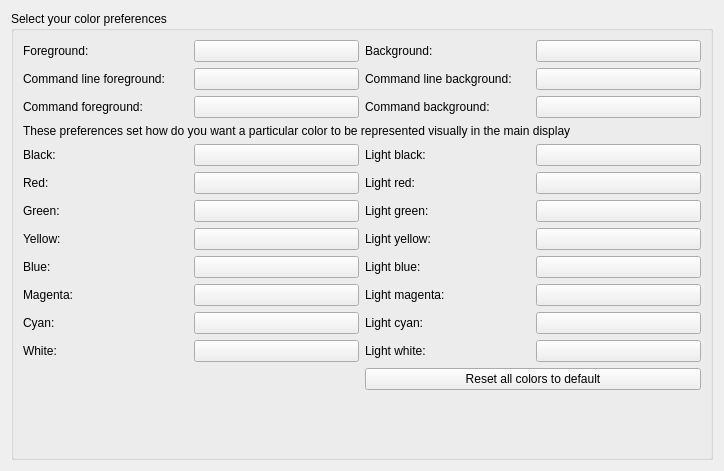
     <widget class="QWidget" name="tab_Color_view">
      <attribute name="title">
       <string>Color view</string>
      </attribute>
      <layout class="QGridLayout" name="gridLayout_2">
       <item row="0" column="0">
        <widget class="QGroupBox" name="groupBox_Color_view">
         <property name="title">
          <string>Select your color preferences</string>
         </property>
         <layout class="QGridLayout" name="gridLayout_Color_view">
          <item row="1" column="2">
           <widget class="QLabel" name="label_pushButton_command_line_background_color">
            <property name="text">
             <string>Command line background:</string>
            </property>
            <property name="buddy">
             <cstring>pushButton_command_line_background_color</cstring>
            </property>
           </widget>
          </item>
          <item row="0" column="0">
           <widget class="QLabel" name="label_pushButton_foreground_color">
            <property name="text">
             <string>Foreground:</string>
            </property>
            <property name="buddy">
             <cstring>pushButton_foreground_color</cstring>
            </property>
           </widget>
          </item>
          <item row="0" column="1">
           <widget class="QPushButton" name="pushButton_foreground_color">
            <property name="autoFillBackground">
             <bool>true</bool>
            </property>
            <property name="styleSheet">
             <string notr="true"/>
            </property>
            <property name="text">
             <string/>
            </property>
           </widget>
          </item>
          <item row="0" column="2">
           <widget class="QLabel" name="label_pushButton_background_color">
            <property name="text">
             <string>Background:</string>
            </property>
            <property name="buddy">
             <cstring>pushButton_background_color</cstring>
            </property>
           </widget>
          </item>
          <item row="0" column="3">
           <widget class="QPushButton" name="pushButton_background_color">
            <property name="autoFillBackground">
             <bool>true</bool>
            </property>
            <property name="text">
             <string/>
            </property>
           </widget>
          </item>
          <item row="1" column="0">
           <widget class="QLabel" name="label_pushButton_command_line_foreground_color">
            <property name="text">
             <string>Command line foreground:</string>
            </property>
            <property name="buddy">
             <cstring>pushButton_command_line_foreground_color</cstring>
            </property>
           </widget>
          </item>
          <item row="1" column="1">
           <widget class="QPushButton" name="pushButton_command_line_foreground_color">
            <property name="text">
             <string/>
            </property>
           </widget>
          </item>
          <item row="1" column="3">
           <widget class="QPushButton" name="pushButton_command_line_background_color">
            <property name="text">
             <string/>
            </property>
           </widget>
          </item>
          <item row="2" column="0">
           <widget class="QLabel" name="label_pushButton_command_foreground_color">
            <property name="text">
             <string>Command foreground:</string>
            </property>
            <property name="buddy">
             <cstring>pushButton_command_foreground_color</cstring>
            </property>
           </widget>
          </item>
          <item row="2" column="1">
           <widget class="QPushButton" name="pushButton_command_foreground_color">
            <property name="autoFillBackground">
             <bool>true</bool>
            </property>
            <property name="text">
             <string/>
            </property>
           </widget>
          </item>
          <item row="2" column="2">
           <widget class="QLabel" name="label_pushButton_command_background_color">
            <property name="text">
             <string>Command background:</string>
            </property>
            <property name="buddy">
             <cstring>pushButton_command_background_color</cstring>
            </property>
           </widget>
          </item>
          <item row="2" column="3">
           <widget class="QPushButton" name="pushButton_command_background_color">
            <property name="autoFillBackground">
             <bool>true</bool>
            </property>
            <property name="text">
             <string/>
            </property>
           </widget>
          </item>
          <item row="4" column="0" colspan="2">
           <layout class="QGridLayout" name="gridLayout_Color_view_colors">
            <item row="0" column="0">
             <widget class="QLabel" name="label_pushButton_black">
              <property name="text">
               <string>Black:</string>
              </property>
              <property name="buddy">
               <cstring>pushButton_black</cstring>
              </property>
             </widget>
            </item>
            <item row="1" column="0">
             <widget class="QLabel" name="label_pushButton_red">
              <property name="text">
               <string>Red:</string>
              </property>
              <property name="buddy">
               <cstring>pushButton_red</cstring>
              </property>
             </widget>
            </item>
            <item row="2" column="0">
             <widget class="QLabel" name="label_pushButton_green">
              <property name="text">
               <string>Green:</string>
              </property>
              <property name="buddy">
               <cstring>pushButton_green</cstring>
              </property>
             </widget>
            </item>
            <item row="4" column="0">
             <widget class="QLabel" name="label_pushButton_blue">
              <property name="text">
               <string>Blue:</string>
              </property>
              <property name="buddy">
               <cstring>pushButton_blue</cstring>
              </property>
             </widget>
            </item>
            <item row="5" column="0">
             <widget class="QLabel" name="label_pushButton_magenta">
              <property name="text">
               <string>Magenta:</string>
              </property>
              <property name="buddy">
               <cstring>pushButton_magenta</cstring>
              </property>
             </widget>
            </item>
            <item row="6" column="0">
             <widget class="QLabel" name="label_pushButton_cyan">
              <property name="text">
               <string>Cyan:</string>
              </property>
              <property name="buddy">
               <cstring>pushButton_cyan</cstring>
              </property>
             </widget>
            </item>
            <item row="7" column="0">
             <widget class="QLabel" name="label_pushButton_white">
              <property name="text">
               <string>White:</string>
              </property>
              <property name="buddy">
               <cstring>pushButton_white</cstring>
              </property>
             </widget>
            </item>
            <item row="0" column="1">
             <widget class="QPushButton" name="pushButton_black">
              <property name="autoFillBackground">
               <bool>true</bool>
              </property>
              <property name="text">
               <string/>
              </property>
             </widget>
            </item>
            <item row="1" column="1">
             <widget class="QPushButton" name="pushButton_red">
              <property name="autoFillBackground">
               <bool>true</bool>
              </property>
              <property name="text">
               <string/>
              </property>
             </widget>
            </item>
            <item row="2" column="1">
             <widget class="QPushButton" name="pushButton_green">
              <property name="autoFillBackground">
               <bool>true</bool>
              </property>
              <property name="text">
               <string/>
              </property>
             </widget>
            </item>
            <item row="3" column="1">
             <widget class="QPushButton" name="pushButton_yellow">
              <property name="autoFillBackground">
               <bool>true</bool>
              </property>
              <property name="text">
               <string/>
              </property>
             </widget>
            </item>
            <item row="4" column="1">
             <widget class="QPushButton" name="pushButton_blue">
              <property name="autoFillBackground">
               <bool>true</bool>
              </property>
              <property name="text">
               <string/>
              </property>
             </widget>
            </item>
            <item row="5" column="1">
             <widget class="QPushButton" name="pushButton_magenta">
              <property name="autoFillBackground">
               <bool>true</bool>
              </property>
              <property name="text">
               <string/>
              </property>
             </widget>
            </item>
            <item row="6" column="1">
             <widget class="QPushButton" name="pushButton_cyan">
              <property name="autoFillBackground">
               <bool>true</bool>
              </property>
              <property name="text">
               <string/>
              </property>
             </widget>
            </item>
            <item row="7" column="1">
             <widget class="QPushButton" name="pushButton_white">
              <property name="autoFillBackground">
               <bool>true</bool>
              </property>
              <property name="text">
               <string/>
              </property>
             </widget>
            </item>
            <item row="3" column="0">
             <widget class="QLabel" name="label_pushButton_yellow">
              <property name="text">
               <string>Yellow:</string>
              </property>
              <property name="buddy">
               <cstring>pushButton_yellow</cstring>
              </property>
             </widget>
            </item>
           </layout>
          </item>
          <item row="4" column="2" colspan="2">
           <layout class="QGridLayout" name="gridLayout_Color_view_Lcolors">
            <item row="0" column="0">
             <widget class="QLabel" name="label_pushButton_Lblack">
              <property name="text">
               <string>Light black:</string>
              </property>
              <property name="buddy">
               <cstring>pushButton_Lblack</cstring>
              </property>
             </widget>
            </item>
            <item row="1" column="0">
             <widget class="QLabel" name="label_pushButton_Lred">
              <property name="text">
               <string>Light red:</string>
              </property>
              <property name="buddy">
               <cstring>pushButton_Lred</cstring>
              </property>
             </widget>
            </item>
            <item row="2" column="0">
             <widget class="QLabel" name="label_pushButton_Lgreen">
              <property name="text">
               <string>Light green:</string>
              </property>
              <property name="buddy">
               <cstring>pushButton_Lgreen</cstring>
              </property>
             </widget>
            </item>
            <item row="3" column="0">
             <widget class="QLabel" name="label_pushButton_Lyellow">
              <property name="text">
               <string>Light yellow:</string>
              </property>
              <property name="buddy">
               <cstring>pushButton_Lyellow</cstring>
              </property>
             </widget>
            </item>
            <item row="4" column="0">
             <widget class="QLabel" name="label_pushButton_Lblue">
              <property name="text">
               <string>Light blue:</string>
              </property>
              <property name="buddy">
               <cstring>pushButton_Lblue</cstring>
              </property>
             </widget>
            </item>
            <item row="5" column="0">
             <widget class="QLabel" name="label_pushButton_Lmagenta">
              <property name="text">
               <string>Light magenta:</string>
              </property>
              <property name="buddy">
               <cstring>pushButton_Lmagenta</cstring>
              </property>
             </widget>
            </item>
            <item row="6" column="0">
             <widget class="QLabel" name="label_pushButton_Lcyan">
              <property name="text">
               <string>Light cyan:</string>
              </property>
              <property name="buddy">
               <cstring>pushButton_Lcyan</cstring>
              </property>
             </widget>
            </item>
            <item row="7" column="0">
             <widget class="QLabel" name="label_pushButton_Lwhite">
              <property name="text">
               <string>Light white:</string>
              </property>
              <property name="buddy">
               <cstring>pushButton_Lwhite</cstring>
              </property>
             </widget>
            </item>
            <item row="0" column="1">
             <widget class="QPushButton" name="pushButton_Lblack">
              <property name="autoFillBackground">
               <bool>true</bool>
              </property>
              <property name="text">
               <string/>
              </property>
             </widget>
            </item>
            <item row="1" column="1">
             <widget class="QPushButton" name="pushButton_Lred">
              <property name="autoFillBackground">
               <bool>true</bool>
              </property>
              <property name="text">
               <string/>
              </property>
             </widget>
            </item>
            <item row="2" column="1">
             <widget class="QPushButton" name="pushButton_Lgreen">
              <property name="autoFillBackground">
               <bool>true</bool>
              </property>
              <property name="text">
               <string/>
              </property>
             </widget>
            </item>
            <item row="3" column="1">
             <widget class="QPushButton" name="pushButton_Lyellow">
              <property name="autoFillBackground">
               <bool>true</bool>
              </property>
              <property name="text">
               <string/>
              </property>
             </widget>
            </item>
            <item row="4" column="1">
             <widget class="QPushButton" name="pushButton_Lblue">
              <property name="autoFillBackground">
               <bool>true</bool>
              </property>
              <property name="text">
               <string/>
              </property>
             </widget>
            </item>
            <item row="5" column="1">
             <widget class="QPushButton" name="pushButton_Lmagenta">
              <property name="autoFillBackground">
               <bool>true</bool>
              </property>
              <property name="text">
               <string/>
              </property>
             </widget>
            </item>
            <item row="6" column="1">
             <widget class="QPushButton" name="pushButton_Lcyan">
              <property name="autoFillBackground">
               <bool>true</bool>
              </property>
              <property name="text">
               <string/>
              </property>
             </widget>
            </item>
            <item row="7" column="1">
             <widget class="QPushButton" name="pushButton_Lwhite">
              <property name="autoFillBackground">
               <bool>true</bool>
              </property>
              <property name="text">
               <string/>
              </property>
             </widget>
            </item>
           </layout>
          </item>
          <item row="6" column="0" colspan="4">
           <spacer name="verticalSpacer_Color_view">
            <property name="orientation">
             <enum>Qt::Vertical</enum>
            </property>
            <property name="sizeHint" stdset="0">
             <size>
              <width>678</width>
              <height>58</height>
             </size>
            </property>
           </spacer>
          </item>
          <item row="3" column="0" colspan="4">
           <widget class="QLabel" name="label_groupBox_Color_view">
            <property name="sizePolicy">
             <sizepolicy hsizetype="Preferred" vsizetype="Preferred">
              <horstretch>0</horstretch>
              <verstretch>0</verstretch>
             </sizepolicy>
            </property>
            <property name="text">
             <string>These preferences set how do you want a particular color to be represented visually in the main display</string>
            </property>
            <property name="wordWrap">
             <bool>true</bool>
            </property>
           </widget>
          </item>
          <item row="5" column="2" colspan="2">
           <widget class="QPushButton" name="reset_colors_button">
            <property name="text">
             <string>Reset all colors to default</string>
            </property>
           </widget>
          </item>
         </layout>
        </widget>
       </item>
      </layout>
     </widget>
